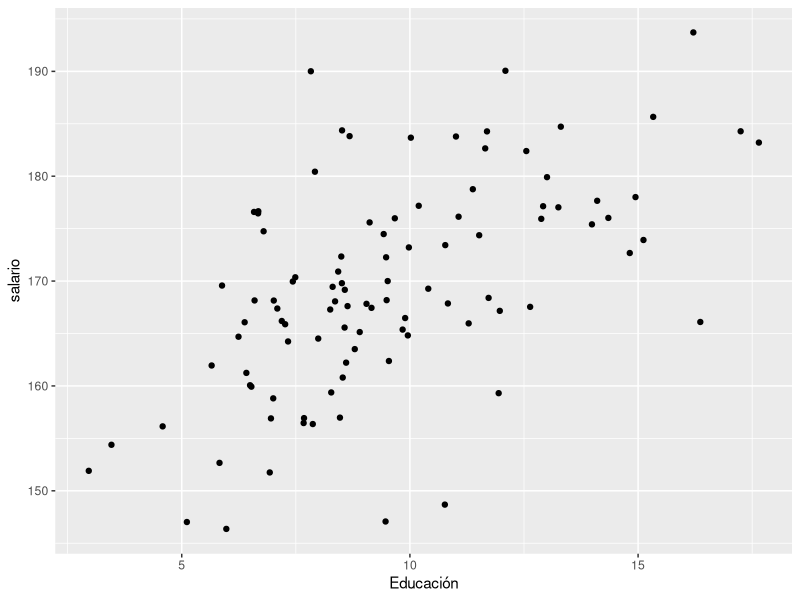
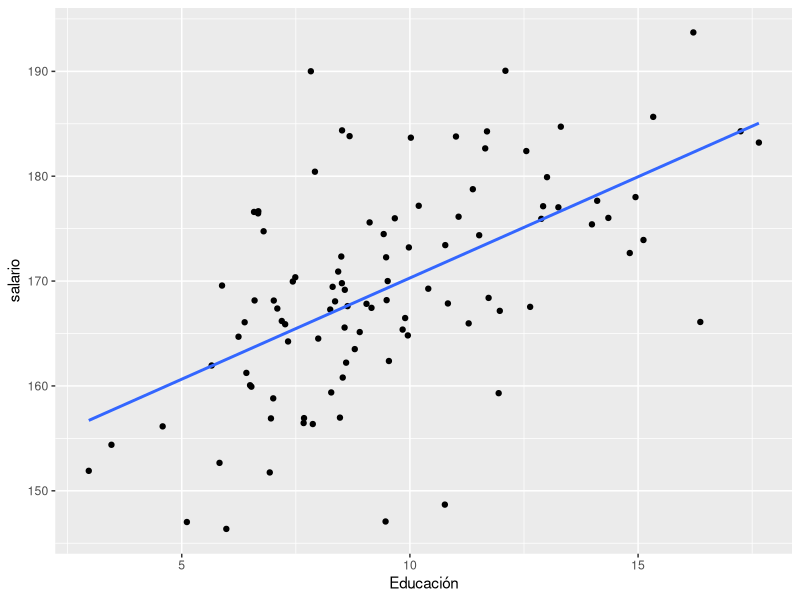
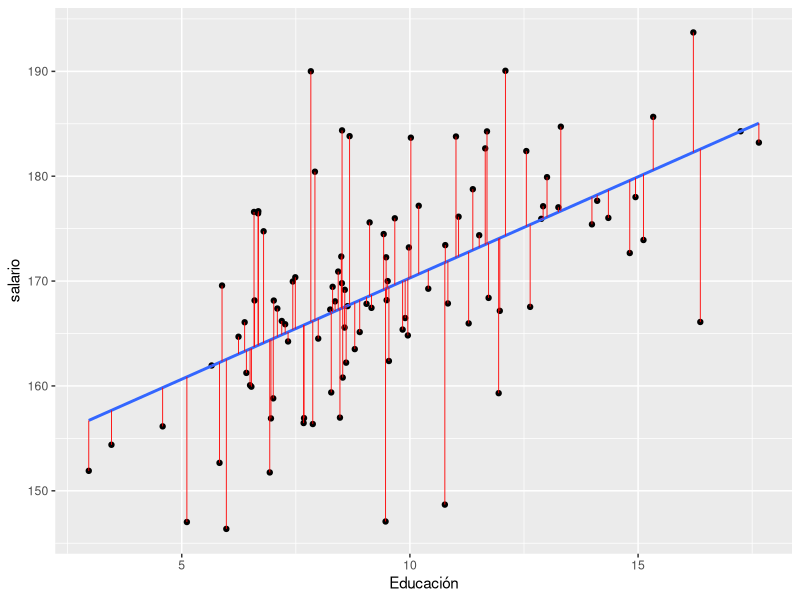
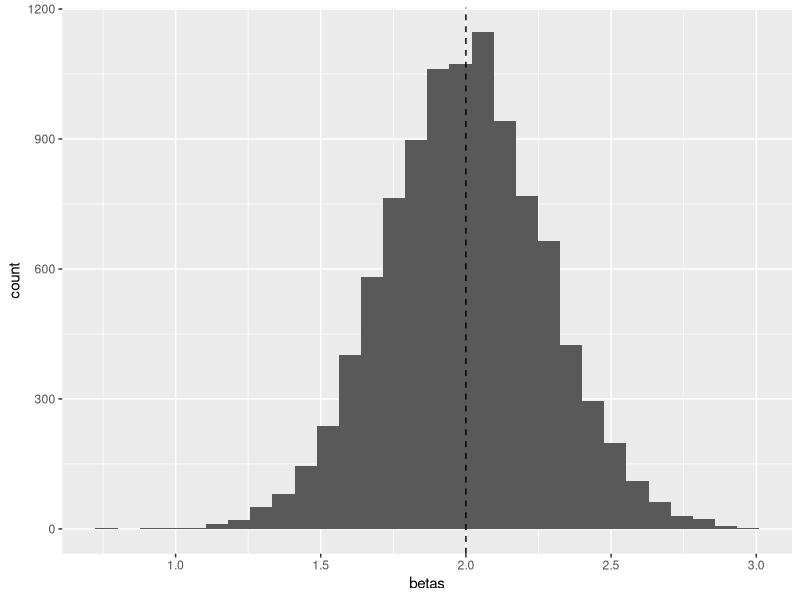

Source code (R) for these figures, in order:
#Recordatorio de MCO

#Iniciamos una nueva sesión quitando todos los elementos previos
rm(list = ls()) 
#Para evitar la notación científica
options(scipen=999) 

library(tidyverse)
library(broom)


#Simulación de datos de educación e ingreso

#Fijo una semilla
set.seed(1234)

#Genero el vector de educación y una perturbación normal
educacion <-  rnorm(100,10,3)
e <-  rnorm(100,0,8)

#Genero el salario con parámetros conocidos (b0=100, b1=2)
b0 <- 150
b1 <- 2

salario <- b0 + b1 * educacion + e 
datos.salarios <- as.data.frame(cbind(salario, educacion))
  
(lm(salario ~ educacion))




#Gráfico de la relación educación e ingreso

datos.salarios %>% 
  ggplot(aes(x=educacion, y=salario )) +
  geom_point()+
  labs(x="Educación", "Salario por hora")




#Estimación por MCO

reg1 <- lm(salario ~ educacion,
           data=datos.salarios)

summary(reg1)



#Gráfico con línea de regresión
datos.salarios %>% 
  ggplot(aes(x=educacion, y=salario )) +
  geom_point()+
  labs(x="Educación", "Salario por hora")+
  geom_smooth(method = 'lm', se = F)




#Visualización de residuales

datos.salarios <- augment(reg1)

datos.salarios %>% 
  ggplot(aes(x=educacion, y=salario )) +
  geom_point()+
  labs(x="Educación", "Salario por hora")+
  geom_smooth(method = 'lm', se = F)+
  geom_segment(aes(xend = educacion, yend = .fitted), color = "red", size = 0.3)





#Simulación de las propiedades del estimador de MCO


#Cómo lo haríamos una vez

#Genero el vector de educación y una perturbación normal
educacion <-  rnorm(100,10,3)
e <-  rnorm(100,0,8)

#Genero el salario con parámetros conocidos (b0=100, b1=2)
b0 <- 150
b1 <- 2

salario <- b0 + b1 * educacion + e 
datos.salarios <- as.data.frame(cbind(salario, educacion))

#Veo un coeficiente
(lm(salario ~ educacion))$coef[2]







reps <- 10000
betas <- numeric(reps)

#Repetiremos reps veces la misma cosa

for (j in 1:reps){
#Obtenemos una relización de e
  e <-  rnorm(100,0,8)
  
  salario <- b0 + b1 * educacion + e 
  datos.salarios <- as.data.frame(cbind(salario, educacion))
  
  #Estimo la regresón
  
  betas[j] <- (lm(salario ~ educacion))$coef[2]
  
}


#Veamos los primeros 10 resultados
betas[1:10]

#Media
mean(betas)

#varianza
var(betas)


#Noten que la varianza que nos dice la distribución del estimador es
8^2 /  sum((educacion-mean(educacion))^2)


#Pogamos todo en un data frame

betas <- data.frame(betas)

betas %>% 
  ggplot(aes(x=betas)) + 
  geom_histogram() +
  geom_vline(xintercept=2, linetype='dashed')



